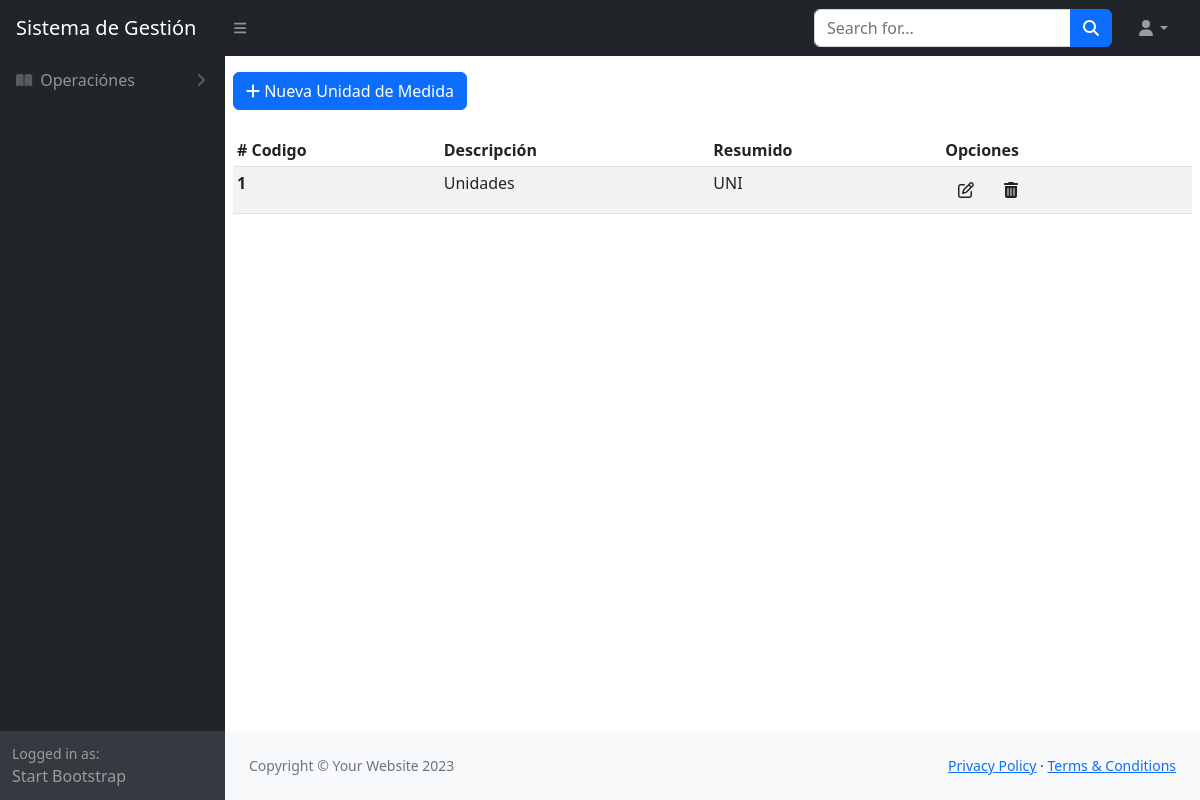
The app's page /unidad_medida/ with its own data.
### unidad_medida/models.py (models this page shows)
class UnidadMedida(models.Model):
    descripcion = models.CharField(max_length=250)
    resumido = models.CharField(max_length=10)
    estado = models.BooleanField(default=True, blank=True, null=True)

### unidad_medida/views.py (the view)
# urls.py: path("", lista_unidad, name="lista_unidad"),
def lista_unidad(request):
    if request.method == "GET":
        unidades = UnidadMedida.objects.all()
        template_ = "unidad_medida.html"
        context = {"titulo": "Lista de Unidades de Medida", "unidades": unidades}
    return render(request, template_name=template_, context=context)

### unidad_medida/templates/unidad_medida.html (shortened to what this page needs)
{% extends 'index.html' %}
{% load static %}
{% block content %}
<div class="my-2 p-2">
  <a href="nueva_uniad_medida" class="btn btn-primary "><i class="fa-solid fa-plus"></i> Nueva Unidad de Medida</a>
</div>
<div class="p-2">
  <table class="table table-sm table-striped table-hover " id="datatablesSimple">
    <thead>
      <tr>
        <th scope="col"># Codigo</th>
        <th scope="col">Descripci&oacute;n</th>
        <th scope="col">Resumido</th>
        <th>Opciones</th>
      </tr>
    </thead>
    <tbody>
      {% for uni in unidades %}
      <tr>
        <th scope="row"> {{uni.id}} </th>
        <td> {{uni.descripcion}}</td>
        <td> {{uni.resumido}}</td>
        <td> <a href="{% url 'modificar_uniadad' uni.id %}" class="btn btn-ligth"> <i class="fa-regular fa-pen-to-square"></i> </a>
          <a href="#" class="btn btn-ligth" onclick="confirmarEliminacion('{{ uni.id }}')"><i class="fa-solid fa-trash-can"></i></a>
        </td>
      </tr>
      {% endfor %}
    </tbody>
  </table>
</div>
{% endblock %}

### records on screen
UnidadMedida: id "1", descripcion "Unidades", resumido "UNI"
